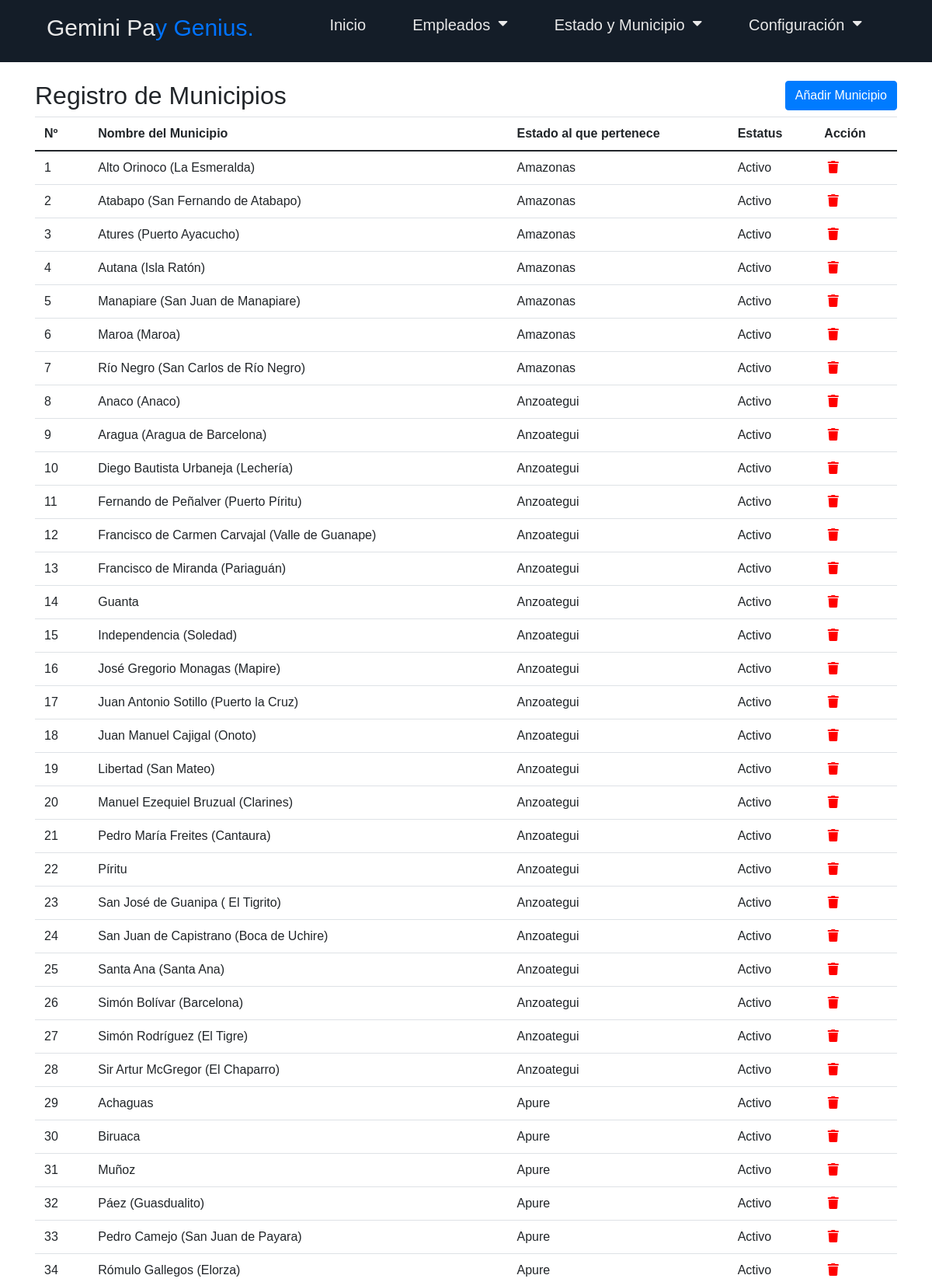
The app's page /vistas/administrador/municipio.php (upper part) with its own data.
### tables this page shows
CREATE TABLE IF NOT EXISTS `municipio` (
  `id_municipio` int(11) NOT NULL AUTO_INCREMENT,
  `id_estado` int(11) DEFAULT NULL,
  `nombre_municipio` varchar(100) DEFAULT NULL,
  `estatus` varchar(50) DEFAULT 'Activo',
  PRIMARY KEY (`id_municipio`),
  KEY `id_estado` (`id_estado`),
  CONSTRAINT `FK_municipio_estado` FOREIGN KEY (`id_estado`) REFERENCES `estado` (`id_estado`) ON DELETE CASCADE ON UPDATE CASCADE
);

CREATE TABLE IF NOT EXISTS `estado` (
  `id_estado` int(11) NOT NULL AUTO_INCREMENT,
  `nombre_estado` varchar(50) DEFAULT NULL,
  `Estatus` varchar(50) DEFAULT 'Activo',
  PRIMARY KEY (`id_estado`)
);

### basededatos/estadoYmunicipio/est_muni.php (called while the page is built, shortened)
<?php
class est_muni
{
    private $conexion;
    public function __construct()
    {
        $this->conexion = new conexion();
    }
    public function municipio()
    {
      $conn = $this->conexion->conectar();
        $query = "SELECT a.*, b.* FROM municipio AS a INNER JOIN estado AS b ON a.id_estado =b.id_estado ";
        $result = $conn->query($query);
    if ($result->num_rows > 0) {
        $data = array();
        while ($row = $result->fetch_assoc()) {
               $data[] = $row;
        }
       return $data;
        }else{
       echo "No hay registros encontrados";
        }
    }
}
?>

### vistas/administrador/municipio.php (the view, shortened to what this page needs)
<?php
  require "../../basededatos/estadoYmunicipio/est_muni.php";
  $persona = new est_muni();
?>
<!DOCTYPE html>
<html lang="en">
<head>
  <link rel="stylesheet" href="https://cdn.jsdelivr.net/npm/bootstrap@5.0.2/dist/css/bootstrap.min.css">
  <link rel="stylesheet" href="https://pro.fontawesome.com/releases/v5.10.0/css/all.css">
  <link rel='stylesheet' href='https://cdnjs.cloudflare.com/ajax/libs/twitter-bootstrap/4.5.2/css/bootstrap.min.css' />
  <link rel="stylesheet" href="../../assets/css/estilos.css">
</head>
<body>
<?php
require_once "menu.php";
?>
<main>
<div class="container">
  <br>
  <h2> Registro de Municipios
    <a href="crear_municipio.php" class="btn btn-primary" style="float:right;">Añadir Municipio</a>
  </h2>
  <table class="table table-hover">
    <thead>
      <tr>
        <th>Nº</th>
        <th>Nombre del Municipio</th>
        <th>Estado al que pertenece</th>
        <th>Estatus</th>
        <th>Acción</th>
      </tr>
    </thead>
    <tbody>
    <?php
$deliverys = $persona->municipio();
$i=1;
if (!empty($deliverys)) {
    foreach ($deliverys as $delivery) {
        ?>
        <tr>
          <td><?php echo $i++ ?></td>
          <td><?php echo $delivery['nombre_municipio'] ?></td>
          <td><?php echo $delivery['nombre_estado'] ?></td>
          <td><?php echo $delivery['estatus'] ?></td>
          <td><a href="editar_municipio.php?editId=<?php echo $delivery['id_municipio'] ?>" style="color:green"><i class="fa fa-pencil" aria-hidden="true"></i></a>
          <a href="#" onclick="confirmar('<?php echo $delivery['id_municipio'] ?>')" style="color:red">
                <i class="fa fa-trash" aria-hidden="true"></i>
             </a>
          </td>
        </tr>
        <?php
    }
} else {
     echo "No hay datos disponibles";
}
?>
    </tbody>
  </table>
</div>
          </main>
</body>
</html>

### assets/css/estilos.css (style rules this page uses)
:root { --color-primary: #0073ff; --color-white: #e9e9e9; --color-black: #141d28; --color-black-1: #212b38; }
* { margin: 0; padding: 0; box-sizing: border-box; }
body { font-family: sans-serif; }

### records on screen
municipio: nombre_municipio "Alto Orinoco (La Esmeralda)", id_estado.nombre_estado "Amazonas", estatus "Activo"
municipio: nombre_municipio "Atabapo (San Fernando de Atabapo)", id_estado.nombre_estado "Amazonas", estatus "Activo"
municipio: nombre_municipio "Atures (Puerto Ayacucho)", id_estado.nombre_estado "Amazonas", estatus "Activo"
municipio: nombre_municipio "Autana (Isla Ratón)", id_estado.nombre_estado "Amazonas", estatus "Activo"
municipio: nombre_municipio "Manapiare (San Juan de Manapiare)", id_estado.nombre_estado "Amazonas", estatus "Activo"
municipio: nombre_municipio "Maroa (Maroa)", id_estado.nombre_estado "Amazonas", estatus "Activo"
municipio: nombre_municipio "Río Negro (San Carlos de Río Negro)", id_estado.nombre_estado "Amazonas", estatus "Activo"
municipio: nombre_municipio "Anaco (Anaco)", id_estado.nombre_estado "Anzoategui", estatus "Activo"
municipio: nombre_municipio "Aragua (Aragua de Barcelona)", id_estado.nombre_estado "Anzoategui", estatus "Activo"
municipio: nombre_municipio "Diego Bautista Urbaneja (Lechería)", id_estado.nombre_estado "Anzoategui", estatus "Activo"
municipio: nombre_municipio "Fernando de Peñalver (Puerto Píritu)", id_estado.nombre_estado "Anzoategui", estatus "Activo"
municipio: nombre_municipio "Francisco de Carmen Carvajal (Valle de Guanape)", id_estado.nombre_estado "Anzoategui", estatus "Activo"
municipio: nombre_municipio "Francisco de Miranda (Pariaguán)", id_estado.nombre_estado "Anzoategui", estatus "Activo"
municipio: nombre_municipio "Guanta", id_estado.nombre_estado "Anzoategui", estatus "Activo"
municipio: nombre_municipio "Independencia (Soledad)", id_estado.nombre_estado "Anzoategui", estatus "Activo"
municipio: nombre_municipio "José Gregorio Monagas (Mapire)", id_estado.nombre_estado "Anzoategui", estatus "Activo"
municipio: nombre_municipio "Juan Antonio Sotillo (Puerto la Cruz)", id_estado.nombre_estado "Anzoategui", estatus "Activo"
municipio: nombre_municipio "Juan Manuel Cajigal (Onoto)", id_estado.nombre_estado "Anzoategui", estatus "Activo"
municipio: nombre_municipio "Libertad (San Mateo)", id_estado.nombre_estado "Anzoategui", estatus "Activo"
municipio: nombre_municipio "Manuel Ezequiel Bruzual (Clarines)", id_estado.nombre_estado "Anzoategui", estatus "Activo"
municipio: nombre_municipio "Pedro María Freites (Cantaura)", id_estado.nombre_estado "Anzoategui", estatus "Activo"
municipio: nombre_municipio "Píritu", id_estado.nombre_estado "Anzoategui", estatus "Activo"
municipio: nombre_municipio "San José de Guanipa ( El Tigrito)", id_estado.nombre_estado "Anzoategui", estatus "Activo"
municipio: nombre_municipio "San Juan de Capistrano (Boca de Uchire)", id_estado.nombre_estado "Anzoategui", estatus "Activo"
municipio: nombre_municipio "Santa Ana (Santa Ana)", id_estado.nombre_estado "Anzoategui", estatus "Activo"
municipio: nombre_municipio "Simón Bolívar (Barcelona)", id_estado.nombre_estado "Anzoategui", estatus "Activo"
municipio: nombre_municipio "Simón Rodríguez (El Tigre)", id_estado.nombre_estado "Anzoategui", estatus "Activo"
municipio: nombre_municipio "Sir Artur McGregor (El Chaparro)", id_estado.nombre_estado "Anzoategui", estatus "Activo"
municipio: nombre_municipio "Achaguas", id_estado.nombre_estado "Apure", estatus "Activo"
municipio: nombre_municipio "Biruaca", id_estado.nombre_estado "Apure", estatus "Activo"
municipio: nombre_municipio "Muñoz", id_estado.nombre_estado "Apure", estatus "Activo"
municipio: nombre_municipio "Páez (Guasdualito)", id_estado.nombre_estado "Apure", estatus "Activo"
municipio: nombre_municipio "Pedro Camejo (San Juan de Payara)", id_estado.nombre_estado "Apure", estatus "Activo"
municipio: nombre_municipio "Rómulo Gallegos (Elorza)", id_estado.nombre_estado "Apure", estatus "Activo"
